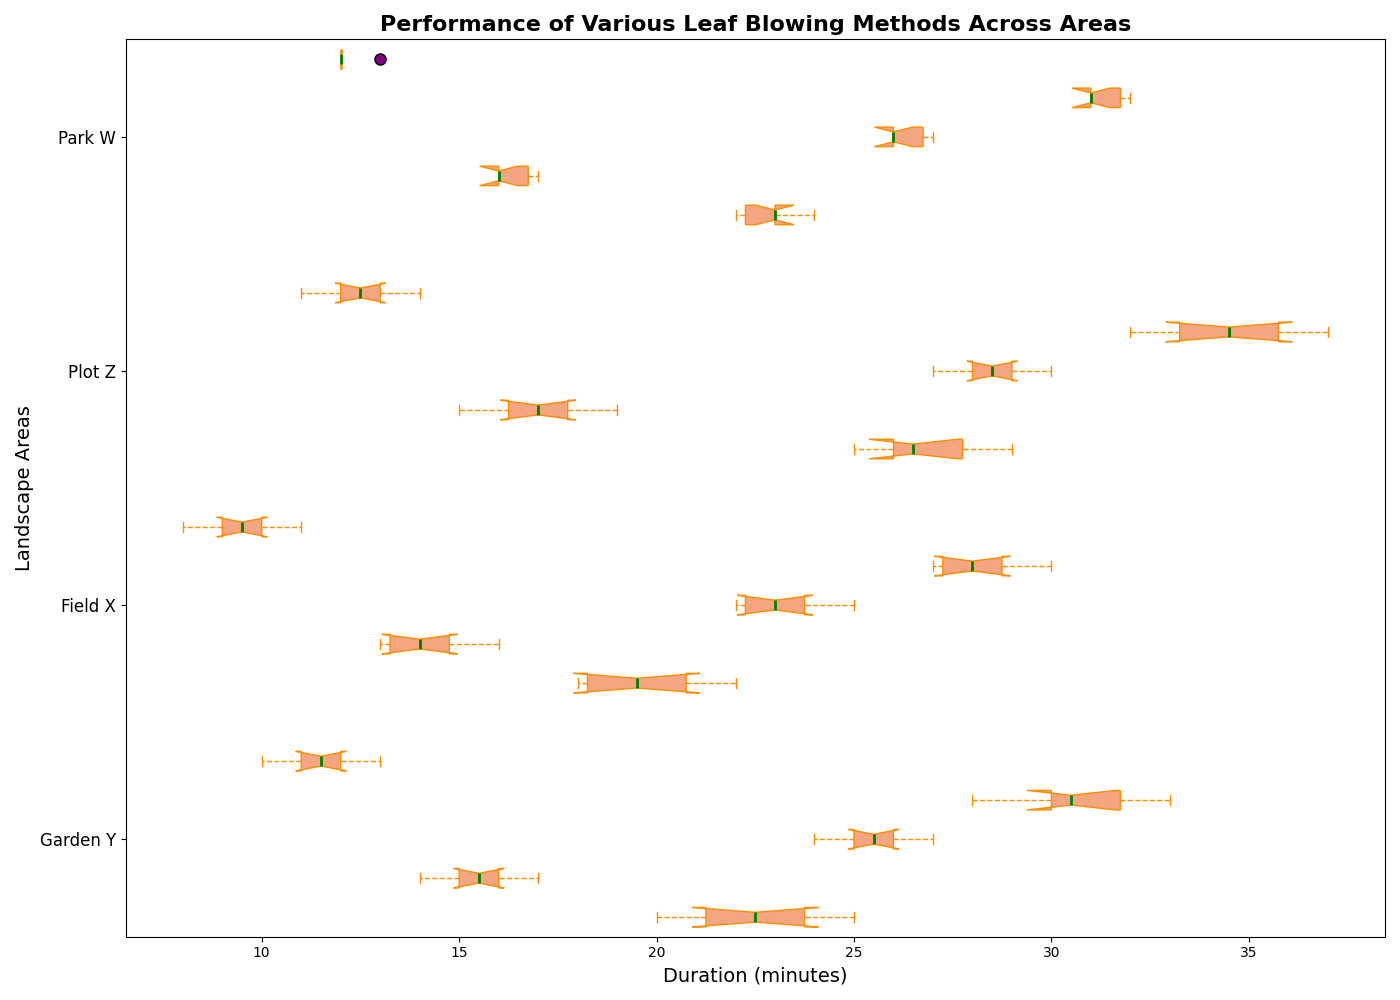

Write the Python code that produced this figure.
import matplotlib.pyplot as plt
import numpy as np

techniques = ['Fast Sweep', 'Crater', 'Accurate', 'Eco Friendly Mode', 'Silent Mode']
lawns = ['Garden Y', 'Field X', 'Plot Z', 'Park W']

sweep_data = [[20, 22, 23, 21, 24, 25], [18, 20, 18, 21, 19, 22], [25, 27, 26, 28, 26, 29], [22, 23, 24, 23, 22, 23]]
blast_data = [[15, 16, 14, 17, 15, 16], [14, 13, 15, 14, 13, 16], [17, 16, 18, 17, 15, 19], [16, 17, 16, 16, 16, 17]]
precision_data = [[25, 26, 24, 27, 25, 26], [23, 22, 24, 23, 22, 25], [28, 29, 27, 30, 28, 29], [26, 27, 26, 26, 26, 27]]
eco_mode_data = [[30, 32, 28, 31, 30, 33], [28, 27, 29, 28, 27, 30], [35, 34, 32, 36, 33, 37], [31, 32, 31, 31, 31, 32]]
silent_mode_data = [[10, 12, 11, 13, 12, 11], [9, 10, 8, 9, 10, 11], [11, 13, 12, 14, 13, 12], [12, 12, 12, 12, 12, 13]]

box_data = [
    sweep_data[0], blast_data[0], precision_data[0], eco_mode_data[0], silent_mode_data[0],
    sweep_data[1], blast_data[1], precision_data[1], eco_mode_data[1], silent_mode_data[1], 
    sweep_data[2], blast_data[2], precision_data[2], eco_mode_data[2], silent_mode_data[2], 
    sweep_data[3], blast_data[3], precision_data[3], eco_mode_data[3], silent_mode_data[3]
]

positions = [1, 2, 3, 4, 5, 7, 8, 9, 10, 11, 13, 14, 15, 16, 17, 19, 20, 21, 22, 23]

fig, ax = plt.subplots(figsize=(14, 10))

boxprops = dict(facecolor='#F4A582', color='darkorange')
whiskerprops = dict(color='darkorange', linestyle='--')
capprops = dict(color='darkorange')
flierprops = dict(markerfacecolor='purple', marker='o', markersize=8, linestyle='none')
medianprops = dict(color='green', linewidth=2)

ax.boxplot(box_data, positions=positions, patch_artist=True, notch=True, vert=False,
           boxprops=boxprops, whiskerprops=whiskerprops,
           capprops=capprops, flierprops=flierprops,
           medianprops=medianprops)

ax.set_yticks([3, 9, 15, 21])
ax.set_yticklabels(lawns, fontsize=12)
ax.set_ylabel("Landscape Areas", fontsize=14)
ax.set_xlabel("Duration (minutes)", fontsize=14)

plt.title("Performance of Various Leaf Blowing Methods Across Areas", fontsize=16, fontweight='bold')

plt.tight_layout()
plt.show()
